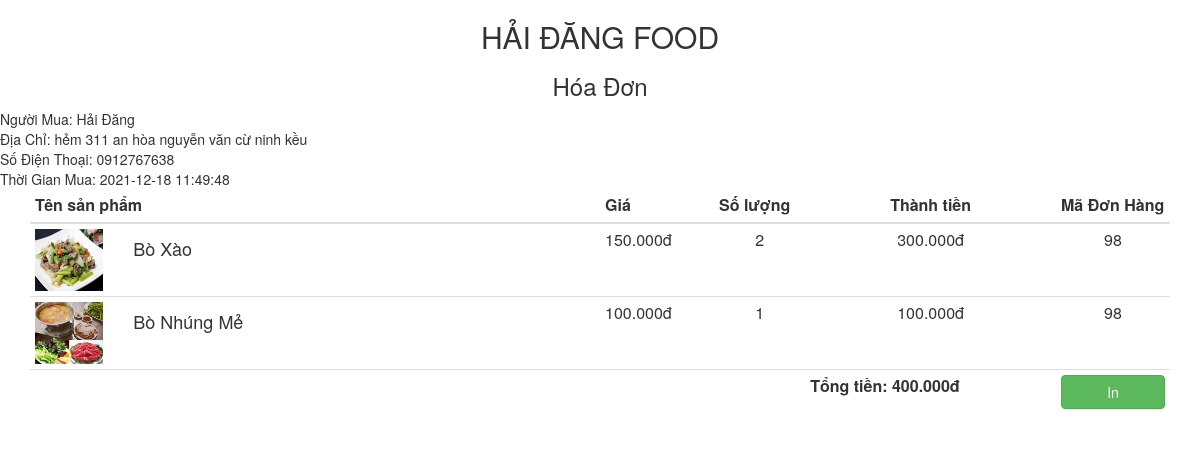
The app's page /quantri/inhoadon.php?id=98 with its own data.
### tables this page shows
CREATE TABLE `don_han` (
  `id` int(10) NOT NULL,
  `ten_khach_hang` varchar(50) NOT NULL,
  `sdt` varchar(11) NOT NULL,
  `diachi` varchar(200) NOT NULL,
  `ngay_dat_hang` timestamp NOT NULL DEFAULT current_timestamp() ON UPDATE current_timestamp(),
  `trang_thai` int(3) NOT NULL,
  `tong_tien` int(10) NOT NULL,
  `ghi_chu` text NOT NULL,
  `id_khach_hang` int(10) NOT NULL
);

CREATE TABLE `chitiet_donhang` (
  `id` int(11) NOT NULL,
  `id_san_pham` int(11) NOT NULL,
  `so_luong` int(11) NOT NULL,
  `id_don_hangg` int(11) NOT NULL,
  `ten_sanpham` varchar(50) NOT NULL,
  `gia` int(11) NOT NULL,
  `anh_sanpham` varchar(200) NOT NULL
);

### quantri/inhoadon.php (the view, shortened to what this page needs)
<?php
    require_once "../ketnoi.php";
    $id_donhang = isset($_GET['id']) ? $_GET['id'] : '';
?>
<html>
<head>
    <link rel="stylesheet" href="css/chitiet_donhang.css">
    <link rel="stylesheet" href="https://maxcdn.bootstrapcdn.com/bootstrap/3.3.5/css/bootstrap.min.css">
</head>
<body>
    <h2 class="text-center">HẢI ĐĂNG FOOD</h2>
    <h3 class="text-center">Hóa Đơn</h3>
    <?php
    $sqldonhang = "SELECT * FROM `don_han` WHERE id = '$id_donhang'";
    $query = mysqli_query($conn,$sqldonhang);
    while($row= mysqli_fetch_array($query)){
    ?>
    <div>
        Người Mua: <?php echo $row['ten_khach_hang']; ?>
       <br>
        Địa Chỉ: <?php echo $row['diachi']; ?>
        <br>
        Số Điện Thoại: <?php echo $row['sdt']; ?>
        <br>
        Thời Gian Mua: <?php echo $row['ngay_dat_hang']; ?>
    </div>
    <?php } ?>
    <div class="container">
        <table id="cart" class="table table-hover table-condensed">
            <thead>
                <tr>
                    <th style="width:50%">Tên sản phẩm</th>
                    <th style="width:10%">Giá</th>
                    <th style="width:8%">Số lượng</th>
                    <th style="width:22%" class="text-center">Thành tiền</th>
                    <th>Mã Đơn Hàng</th>
                </tr>
            </thead>
            <tbody>
                <?php
                    $sql = "SELECT * FROM `chitiet_donhang` WHERE id_don_hangg = '$id_donhang'";
                    $query = mysqli_query($conn,$sql);
                    $tong = 0;
                    while($row= mysqli_fetch_array($query)){
                        ?>
                <tr>
                    <td data-th="Product">
                        <div class="row">
                            <div class="col-sm-2 hidden-xs"><img src="../images/<?php echo $row['anh_sanpham']; ?>" alt="Sản phẩm 1" class="img-responsive" width="100">
                            </div>
                            <div class="col-sm-10">
                                <h4 class="nomargin"><?php echo $row['ten_sanpham']; ?></h4>
                            </div>
                        </div>
                    </td>
                    <td data-th="Price"><?php echo number_format($row['gia'] ,0,",","."); ?>đ</td>
                    <td align="center" data-th="Quantity"><?php echo $row['so_luong']; ?>
                    </td>
                    <?php $tien =  $row['gia'] * $row['so_luong'];?>
                    <?php $tong += $tien; ?>
                    <td data-th="Subtotal" class="text-center"><?php echo number_format($tien ,0,",","."); ?>đ</td>
                    <td align="center" class="actions" data-th="">
                        <?php echo $row['id_don_hangg']; ?>
                    </td>
                </tr>
                <?php
                    }
                ?>
            </tbody>
            <tfoot>
                <tr>
                    <td>
                    </td>
                    <td>
                    </td>
                    <td > </td>
                    <td ><strong>Tổng tiền: <?php echo number_format($tong ,0,",","."); ?>đ</strong>
                    </td>
                    <td><button onclick="window.print()" class="btn btn-success btn-block">In <i class="fa fa-angle-right"></i></button>
                    </td>
                </tr>
            </tfoot>
        </table>
    </div>
</body>
</html>

### records on screen
don_han: ten_khach_hang "Hải Đăng", diachi "hẻm 311 an hòa nguyễn văn cừ ninh kều", sdt "0912767638", ngay_dat_hang "2021-12-18 11:49:48"
chitiet_donhang: anh_sanpham (picture), ten_sanpham "Bò Xào", gia "150.000", so_luong "2", tien "300.000", id_don_hangg "98"
chitiet_donhang: anh_sanpham (picture), ten_sanpham "Bò Nhúng Mẻ", gia "100.000", so_luong "1", tien "100.000", id_don_hangg "98"

### other values on screen
$tong "400.000"
